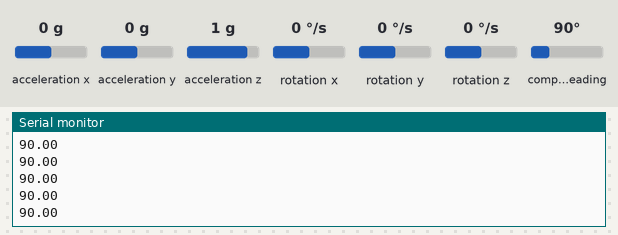
A sketch run on a simulated Arduino Uno, built with avr-gcc and run on an emulated ATmega328P. Shown: the last lines printed to the serial monitor. Inputs (shaded band) come from the test bench; at power-on: compass heading 90°, acceleration x 0 g, acceleration y 0 g, acceleration z 1 g, rotation x 0 °/s, rotation y 0 °/s, rotation z 0 °/s.

Above: at 1.2 s.
1.3 s: compass heading set to 7°
At 1.33 s:
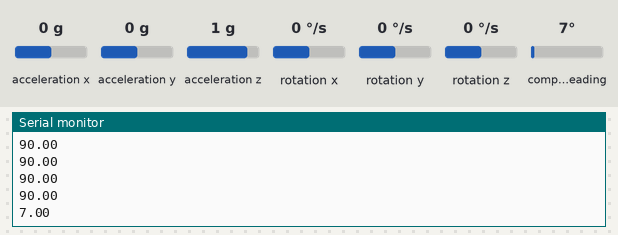
2.8 s: compass heading set to 180°
At 2.86 s:
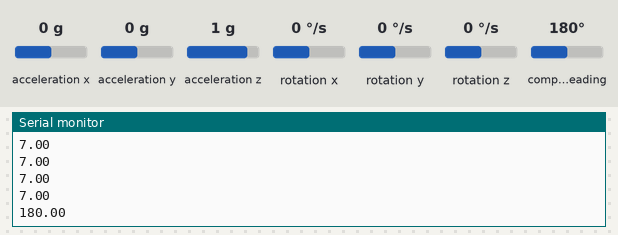
Timing chart, 0 to 5.8 s (numbered marks = the images above; inputs shaded):
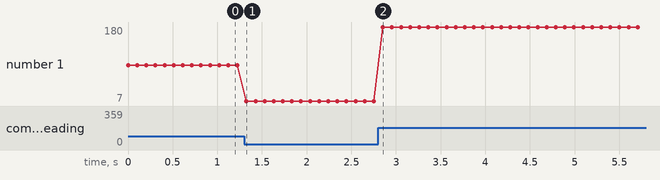

The sketch:

LSM303Compass.ino
```cpp
/*
  LSM303 compass example
  context: Arduino
*/
#include <Wire.h>
#include <LSM303.h>

LSM303 compass;       // an instance of the sensor library

void setup() {
  Serial.begin(9600);       // start serial communication
  Wire.begin();             // start I2C communication
  compass.init();           // initialize the compass
  compass.enableDefault();  // enable defaults on the compass
}

void loop() {
  compass.read();                       // read the compass
  float myHeading = compass.heading();  // get the heading
  Serial.println(myHeading);            // print it
  delay(100);                           // wait 100ms
}
```

Measured:
- after the input at 1.3 s, the serial monitor: prints a new line at once (image 1)
- after the input at 2.8 s, the serial monitor: prints a new line after 0.05 s (image 2)
- plotted number 1: 90 → 7 after the input at 1.3 s, 7 → 180 after the input at 2.8 s
